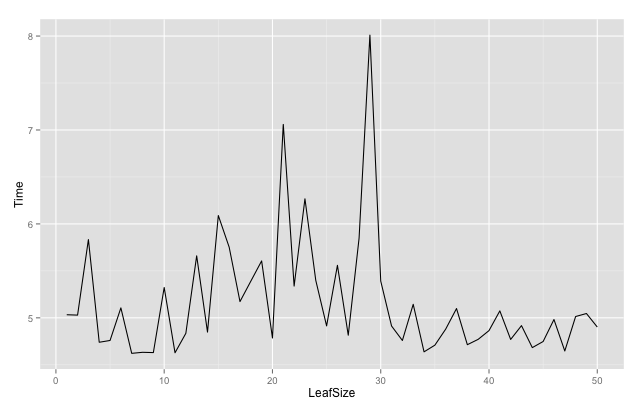

This chart was generated by the following R code:
w <- read.table("Leaf-KD-Build.txt")
names(w) <- c("LeafSize", "Time")
ggplot(w, aes(x = LeafSize, y = Time)) + geom_line()
